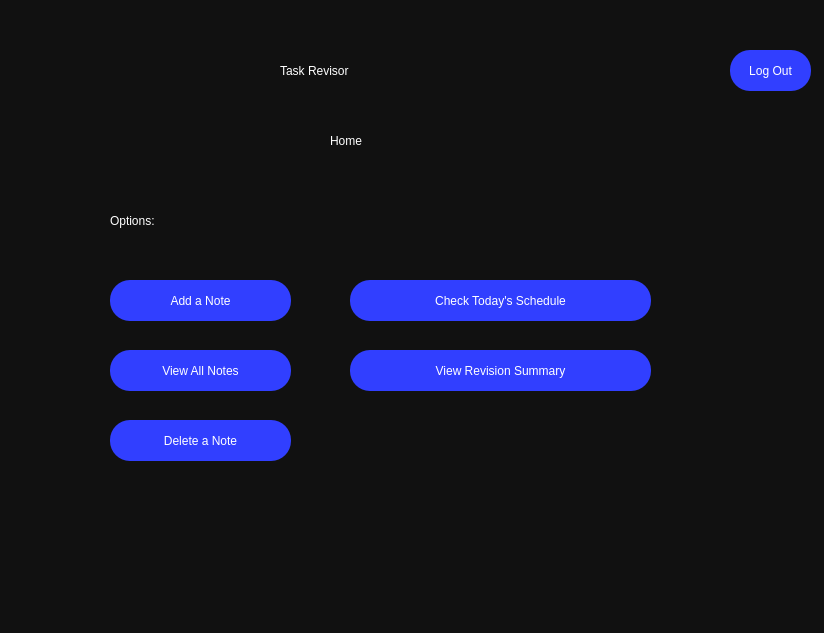
<?xml version="1.0" encoding="UTF-8"?>
<ui version="4.0">
 <class>Dialog</class>
 <widget class="QDialog" name="Dialog">
  <property name="geometry">
   <rect>
    <x>0</x>
    <y>0</y>
    <width>824</width>
    <height>633</height>
   </rect>
  </property>
  <property name="windowTitle">
   <string>Dialog</string>
  </property>
  <widget class="QWidget" name="bgwidget" native="true">
   <property name="geometry">
    <rect>
     <x>0</x>
     <y>0</y>
     <width>1280</width>
     <height>720</height>
    </rect>
   </property>
   <property name="styleSheet">
    <string notr="true">QWidget#bgwidget{
background-color: qlineargradient(spread:reflect, x1:0, y1:0, x2:1, y2:1, stop:0.0436893 rgba(17, 17, 17, 255));}</string>
   </property>
   <widget class="QLabel" name="label">
    <property name="geometry">
     <rect>
      <x>330</x>
      <y>120</y>
      <width>151</width>
      <height>41</height>
     </rect>
    </property>
    <property name="styleSheet">
     <string notr="true">font: 36pt &quot;Algerian&quot;;
color: rgb(255,255,255);</string>
    </property>
    <property name="text">
     <string>Home</string>
    </property>
   </widget>
   <widget class="QLabel" name="label_2">
    <property name="geometry">
     <rect>
      <x>110</x>
      <y>210</y>
      <width>101</width>
      <height>21</height>
     </rect>
    </property>
    <property name="styleSheet">
     <string notr="true">font: 18pt &quot;Arial&quot;;
color: rgb(255,255,255);</string>
    </property>
    <property name="text">
     <string>Options: </string>
    </property>
   </widget>
   <widget class="QPushButton" name="addnote">
    <property name="geometry">
     <rect>
      <x>110</x>
      <y>280</y>
      <width>181</width>
      <height>41</height>
     </rect>
    </property>
    <property name="styleSheet">
     <string notr="true">border-radius: 20px;
font: 18pt &quot;Arial&quot;;
color: rgb(255,255,255);
background-color: rgb(49, 63, 255);</string>
    </property>
    <property name="text">
     <string>Add a Note</string>
    </property>
   </widget>
   <widget class="QPushButton" name="todayschedule">
    <property name="geometry">
     <rect>
      <x>350</x>
      <y>280</y>
      <width>301</width>
      <height>41</height>
     </rect>
    </property>
    <property name="styleSheet">
     <string notr="true">border-radius: 20px;
font: 18pt &quot;Arial&quot;;
color: rgb(255,255,255);
background-color: rgb(49, 63, 255);</string>
    </property>
    <property name="text">
     <string>Check Today's Schedule</string>
    </property>
   </widget>
   <widget class="QPushButton" name="revisionsummary">
    <property name="geometry">
     <rect>
      <x>350</x>
      <y>350</y>
      <width>301</width>
      <height>41</height>
     </rect>
    </property>
    <property name="styleSheet">
     <string notr="true">border-radius: 20px;
font: 18pt &quot;Arial&quot;;
color: rgb(255,255,255);
background-color: rgb(49, 63, 255);</string>
    </property>
    <property name="text">
     <string>View Revision Summary</string>
    </property>
   </widget>
   <widget class="QPushButton" name="viewallnotes">
    <property name="geometry">
     <rect>
      <x>110</x>
      <y>350</y>
      <width>181</width>
      <height>41</height>
     </rect>
    </property>
    <property name="styleSheet">
     <string notr="true">border-radius: 20px;
font: 18pt &quot;Arial&quot;;
color: rgb(255,255,255);
background-color: rgb(49, 63, 255);</string>
    </property>
    <property name="text">
     <string>View All Notes</string>
    </property>
   </widget>
   <widget class="QPushButton" name="deletenote">
    <property name="geometry">
     <rect>
      <x>110</x>
      <y>420</y>
      <width>181</width>
      <height>41</height>
     </rect>
    </property>
    <property name="styleSheet">
     <string notr="true">border-radius: 20px;
font: 18pt &quot;Arial&quot;;
color: rgb(255,255,255);
background-color: rgb(49, 63, 255);</string>
    </property>
    <property name="text">
     <string>Delete a Note</string>
    </property>
   </widget>
   <widget class="QLabel" name="label_3">
    <property name="geometry">
     <rect>
      <x>280</x>
      <y>50</y>
      <width>311</width>
      <height>41</height>
     </rect>
    </property>
    <property name="styleSheet">
     <string notr="true">font: 36pt &quot;Sans Serif&quot;;
color: rgb(255, 255, 255);</string>
    </property>
    <property name="text">
     <string>Task Revisor</string>
    </property>
   </widget>
   <widget class="QPushButton" name="logoutbtn">
    <property name="geometry">
     <rect>
      <x>730</x>
      <y>50</y>
      <width>81</width>
      <height>41</height>
     </rect>
    </property>
    <property name="styleSheet">
     <string notr="true">border-radius: 20px;
background-color: rgb(49, 63, 255);
font: 14pt &quot;Arial&quot;;
color: rgb(255,255,255);</string>
    </property>
    <property name="text">
     <string>Log Out</string>
    </property>
   </widget>
  </widget>
 </widget>
 <resources/>
 <connections/>
</ui>
